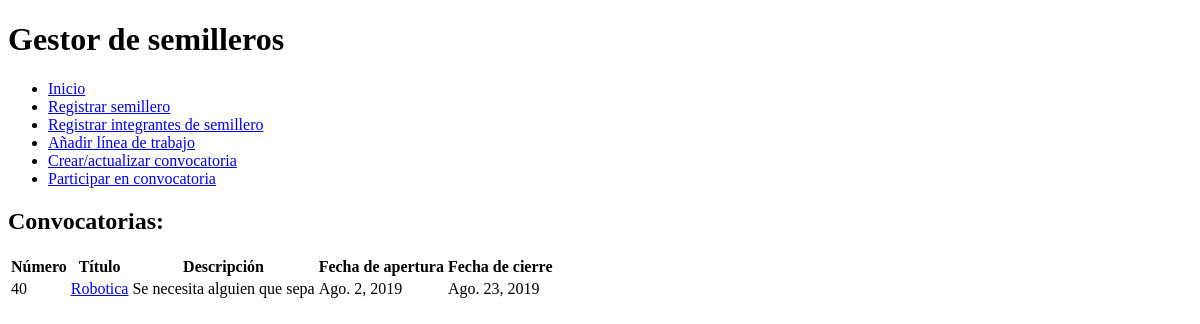
Page /convocatorias/participate/ on the earlier database version.
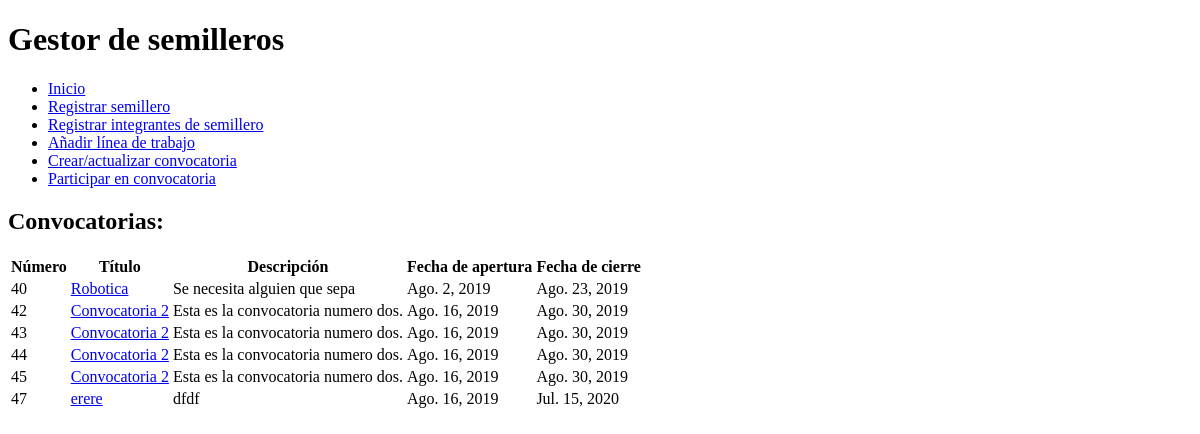
Same page on the later database version.
### conv/models.py (models this page shows)
class Convocatoria(models.Model):
    id = models.AutoField(primary_key=True, verbose_name="Id")
    name = models.CharField(max_length=100, verbose_name="Nombre de la convocatoria", null=True)
    description = models.TextField(max_length=400, verbose_name="Descripción", null=True)
    opened = models.DateField(verbose_name="Fecha de apertura", null=True)
    closed = models.DateField(verbose_name="Fecha de cierre", null=True)
    created = models.DateTimeField(auto_now_add=True, verbose_name="Fecha de creación", null=True)
    updated = models.DateTimeField(auto_now=True, verbose_name="Fecha de edición", null=True)
    class Meta():
        verbose_name = "Convocatoria"
        verbose_name_plural = "Convocatorias"
        ordering = ["closed"]
    def __str__(self):
        return self.name

### conv/views.py (the view)
# urls.py: path('participate/', views.participate, name="participate"),
def participate(request):
    today = datetime.datetime.now()
    convocatorias = Convocatoria.objects.all()
    print(convocatorias)
    return render(request, "conv/participate.html",{'convocatorias':convocatorias,'today':today})

### conv/templates/conv/participate.html
{% extends 'core/base.html' %}
{% block cuerpo %}
    <h1>Convocatorias:</h1>
    <table>
      <tr>
        <th>Número</th>
        <th>Título</th>
        <th>Descripción</th>
        <th>Fecha de apertura</th>
        <th>Fecha de cierre</th>
      </tr>
  {% for convocatoria in convocatorias %}
    {% if convocatoria.closed >= today.date and convocatoria.opened <= today.date %}
      <tr>
        <td>{{convocatoria.id}}</td>
        <td><a href="{% url 'details' id_item=convocatoria.id %}">{{convocatoria.name}}</a></td>
        <td>{{convocatoria.description}}</td>
        <td>{{convocatoria.opened}}</td>
        <td>{{convocatoria.closed}}</td>
      </tr>
    {% endif %}
  {% endfor %}
    </table>
{% endblock %}

### core/templates/core/base.html (shortened to what this page needs)
<!DOCTYPE html>
<html lang="en">
<head>
</head>
<body>
    <header>
        <h1>Gestor de semilleros</h1>
    </header>
    <nav>
        <ul>
            <li><a href="{% url 'home' %}">Inicio</a></li>
            <li><a href="{% url 'create' %}">Registrar semillero</a></li>
            <li><a href="{% url 'register' %}">Registrar integrantes de semillero</a></li>
            <li><a href="{% url 'workline' %}">Añadir línea de trabajo</a></li>
            <li><a href="{% url 'conv_create' %}">Crear/actualizar convocatoria</a></li>
            <li><a href="{% url 'participate' %}">Participar en convocatoria</a></li>
        </ul>
    </nav>
    <section id="formulario">
        {% block cuerpo %}{% endblock %}
    </section>
</body>
</html>

Differences in the rows shown:
added Convocatoria: id "42", name "Convocatoria 2", description "Esta es la convocatoria numero dos.", opened "Ago. 16, 2019", closed "Ago. 30, 2019"
added Convocatoria: id "43", name "Convocatoria 2", description "Esta es la convocatoria numero dos.", opened "Ago. 16, 2019", closed "Ago. 30, 2019"
added Convocatoria: id "44", name "Convocatoria 2", description "Esta es la convocatoria numero dos.", opened "Ago. 16, 2019", closed "Ago. 30, 2019"
added Convocatoria: id "45", name "Convocatoria 2", description "Esta es la convocatoria numero dos.", opened "Ago. 16, 2019", closed "Ago. 30, 2019"
added Convocatoria: id "47", name "erere", description "dfdf", opened "Ago. 16, 2019", closed "Jul. 15, 2020"
